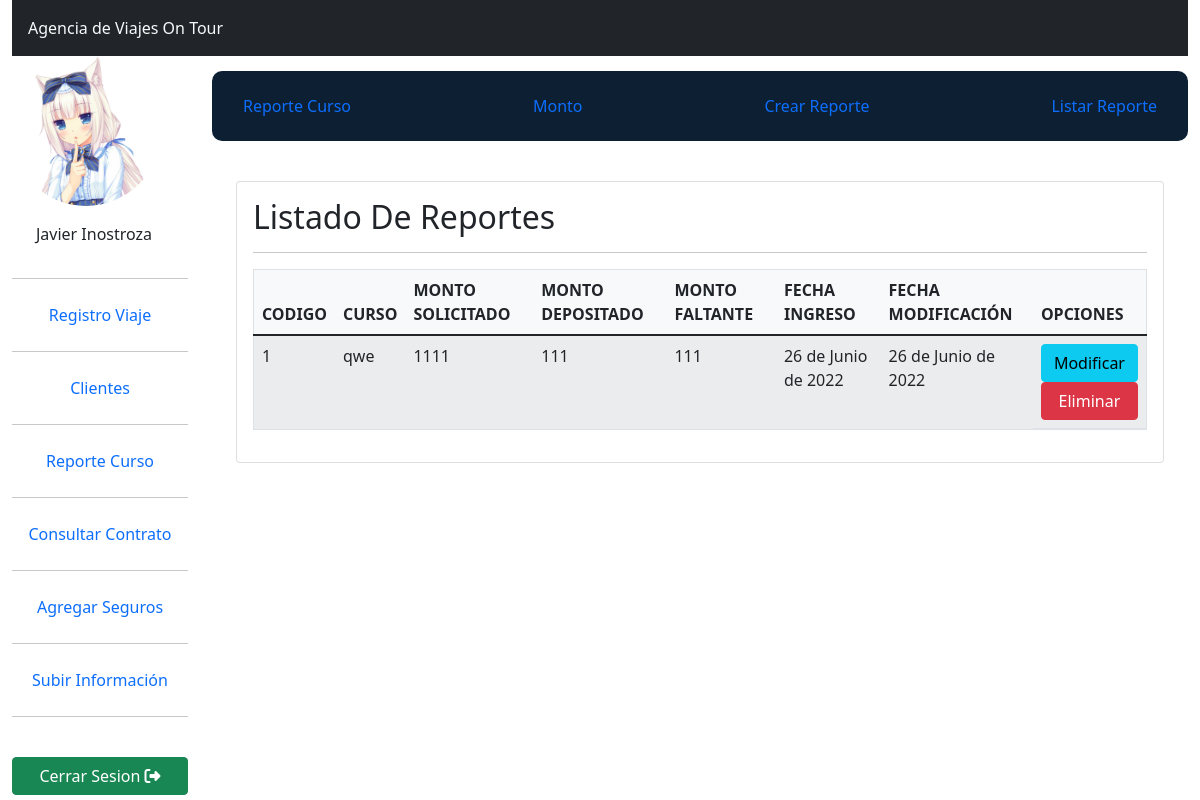
/listaReporte/ (signed in), run on an earlier commit of the app's database.
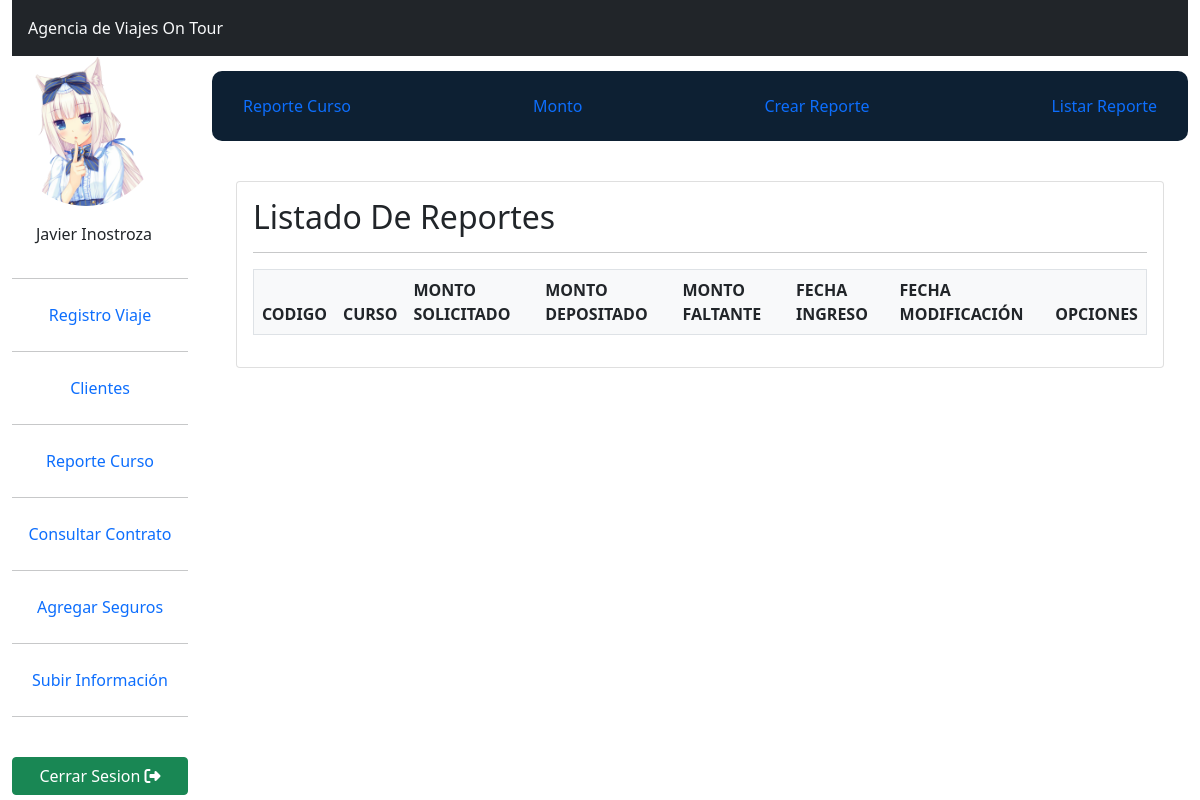
And on a later commit of the database.
### app/models.py (models this page shows)
class ReporteCurso(models.Model):
    codigo = models.IntegerField(null=False,primary_key=True)
    curso = models.CharField(max_length=60)
    monto_solicitado = models.IntegerField()
    monto_depositado = models.IntegerField()
    monto_faltaltante = models.IntegerField()
    created_at = models.DateField(auto_now_add=True)
    update_at = models.DateField(auto_now=True)
    class Meta:
        db_table = 'db_reporteCurso'

### app/views.py (the view)
# urls.py: path('listaReporte/', listaReporte, name='listaReporte'),
@login_required
def listaReporte(request):
    reporteAll = ReporteCurso.objects.all()
    datos = {
        'listaReporte': reporteAll
    }
    return render(request, 'app/reporte/listaReporte.html', datos)

### app/templates/app/reporte/listaReporte.html
{% extends 'app/base.html' %}
{% load static %}
{% load humanize %}
{% block navbar %}
    <div class="nav-opciones mb-3">
        <ul class="nav flex-row justify-content-between color-enlaces">
            <li class="nav-item">
                <a class="nav-link" href="{% url 'reporte' %}">Reporte Curso</a>
            </li>
            <li class="nav-item">
                <a class="nav-link" href="{% url 'monto' %}">Monto</a>
            </li>
            <li class="nav-item">
                <a class="nav-link" href="{% url 'crearReporte' %}">Crear Reporte</a>
            </li>
            <li class="nav-item">
                <a class="nav-link" href="{% url 'listaReporte' %}">Listar Reporte</a>
            </li>
        </ul>
    </div>
{% endblock %}
{% block contenido %}
<section class="py-4  osahan-main-body">
    <div class="container-fluid">
        <div class="row">
            <div class="col-lg-12">
                <div class="card">
                    <div class="card-body">
                        <h2>Listado De Reportes</h2>
                        <hr>
                        <table class="table table-condensed table-hover table-striped table-responsive-sm bg-light border">
                            <thead>
                                <tr>
                                    <th>CODIGO</th>
                                    <th>CURSO</th>
                                    <th>MONTO SOLICITADO</th>
                                    <th>MONTO DEPOSITADO</th>
                                    <th>MONTO FALTANTE</th>
                                    <th>FECHA INGRESO</th>
                                    <th>FECHA MODIFICACIÓN</th>
                                    <th>OPCIONES</th>
                                </tr>
                            </thead>
                            <tbody>
                                {% for aux in listaReporte %}
                                <tr>
                                    <td scope="row">{{ aux.codigo }}</td>
                                    <td>{{ aux.curso }}</td>
                                    <td>{{ aux.monto_solicitado }}</td>
                                    <td>{{ aux.monto_depositado }}</td>
                                    <td>{{ aux.monto_faltaltante }}</td>
                                    <td>{{ aux.created_at }}</td>
                                    <td>{{ aux.update_at }}</td>
                                    <td class="d-grid">
                                        <a class="btn btn-info" href="{% url 'modificarReporte'  aux.codigo %}">Modificar</a>
                                        <a href="{% url 'eliminaReporte' aux.codigo %}" class="btn btn-danger">Eliminar</a>
                                    </td>
                                </tr>
                                {% endfor %}
                            </tbody>
                        </table>
                    </div>
                </div>
            </div>
        </div>
    </div>
</section>
{% endblock %}

### app/templates/app/base.html (shortened to what this page needs)
<!DOCTYPE html>
{% load static %}
<html lang="en">
<head>
    <link rel="stylesheet" href="{% static 'app/css/style.css' %}">
    <link href="https://cdn.jsdelivr.net/npm/bootstrap@5.1.3/dist/css/bootstrap.min.css" rel="stylesheet">
</head>
<body>
    <div class="container-fluid">
        <div class="row">
            <header>
                <div class="header-banner">
                    <div class="col-lg-12 col-sm-12 col-12">
                        <div class="d-flex justify-content-start bg-dark p-3 text-light">
                            <span>Agencia de Viajes On Tour</span>
                        </div>
                    </div>
                </div>
            </header>
            <div class="col-lg-12 col-sm-12 col-12">
                <div class="row">
                    <div class="col-lg-2 col-sm-2 col-2 ">
                        <div class="row">
                            <ul class="navbar-nav text-center">
                                <li>
                                    <a class="navbar-brand" href="{% url 'perfil' %}">
                                        <img src="{% static 'app/img/Vanilla Logo.png' %}" alt="ParaisoPeludo" width="170px" class="avatar">
                                    </a>
                                </li>
                                <li>
                                    <p class="mt-3">Javier Inostroza</p>
                                </li>
                            </ul>
                            <div class="opciones">
                                <ul class="nav flex-column text-center color-enlaces">
                                    <li class="nav-item">
                                        <hr class="w-100">
                                        <a class="nav-link" href="{% url 'registroViaje' %}">Registro Viaje</a>
                                        <hr class="w-100">
                                    </li>
                                    <li class="nav-item">
                                        <a class="nav-link" href="{% url 'cliente' %}">Clientes</a>
                                        <hr class="w-100">
                                    </li>
                                    <li class="nav-item">
                                        <a class="nav-link" href="{% url 'reporte' %}">Reporte Curso</a>
                                        <hr class="w-100">
                                    </li>
                                    <li class="nav-item">
                                        <a class="nav-link" href="{% url 'contrato' %}">Consultar Contrato</a>
                                        <hr class="w-100">
                                    </li>
                                    <li class="nav-item">
                                        <a class="nav-link" href="{% url 'listaSeguro' %}">Agregar Seguros</a>
                                        <hr class="w-100">
                                    </li>
                                    <li class="nav-item">
                                        <a class="nav-link" href="{% url 'publicaciones' %}">Subir Información</a>
                                        <hr class="w-100">
                                    </li>
                                    <div class="d-grid">
                                        <a href="{% url 'login' %}" class="btn btn-success btn-block mt-4">Cerrar Sesion <i class="fas fa-sign-out-alt"></i></a></li>
                                    </div>
                                </ul>
                            </div>
                        </div>
                    </div>
                    <div class="col-lg-10 col-sm-10 col-12">
                        {% block navbar %}{% endblock %}
                        {% block contenido %}
                        {% endblock %}
                    </div>
                </div>
            </div>
        </div>
    </div>
</body>
</html>

### app/static/app/css/style.css (style rules this page uses)
.avatar { width: 150px; height: 150px; border-radius: 50%; }
.nav-opciones { background-color: #0d2033; color: white; margin-top: 15px; padding: 15px; border-radius: 10px; }

What changed in the data, as far as the page shows it:
removed ReporteCurso: codigo "1", curso "qwe", monto_solicitado "1111", monto_depositado "111", monto_faltaltante "111", created_at "26 de Junio de 2022", update_at "26 de Junio de 2022"
